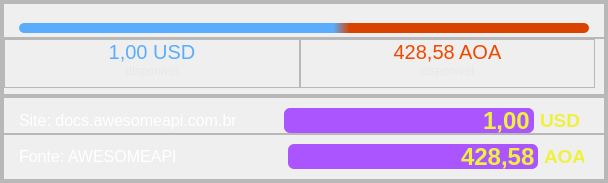
              <widget class="QFrame" name="frame_162">
               <property name="frameShape">
                <enum>QFrame::StyledPanel</enum>
               </property>
               <property name="frameShadow">
                <enum>QFrame::Raised</enum>
               </property>
               <layout class="QVBoxLayout" name="verticalLayout_128">
                <property name="spacing">
                 <number>0</number>
                </property>
                <property name="leftMargin">
                 <number>0</number>
                </property>
                <property name="topMargin">
                 <number>0</number>
                </property>
                <property name="rightMargin">
                 <number>0</number>
                </property>
                <property name="bottomMargin">
                 <number>0</number>
                </property>
                <item>
                 <widget class="QFrame" name="frame_163">
                  <property name="frameShape">
                   <enum>QFrame::StyledPanel</enum>
                  </property>
                  <property name="frameShadow">
                   <enum>QFrame::Raised</enum>
                  </property>
                  <layout class="QVBoxLayout" name="verticalLayout_129">
                   <property name="spacing">
                    <number>0</number>
                   </property>
                   <property name="leftMargin">
                    <number>0</number>
                   </property>
                   <property name="topMargin">
                    <number>0</number>
                   </property>
                   <property name="rightMargin">
                    <number>0</number>
                   </property>
                   <property name="bottomMargin">
                    <number>0</number>
                   </property>
                   <item>
                    <widget class="QFrame" name="frame_164">
                     <property name="frameShape">
                      <enum>QFrame::StyledPanel</enum>
                     </property>
                     <property name="frameShadow">
                      <enum>QFrame::Raised</enum>
                     </property>
                     <layout class="QVBoxLayout" name="verticalLayout_130">
                      <property name="spacing">
                       <number>0</number>
                      </property>
                      <property name="leftMargin">
                       <number>0</number>
                      </property>
                      <property name="topMargin">
                       <number>0</number>
                      </property>
                      <property name="rightMargin">
                       <number>0</number>
                      </property>
                      <property name="bottomMargin">
                       <number>0</number>
                      </property>
                      <item>
                       <widget class="QFrame" name="frame_165">
                        <property name="minimumSize">
                         <size>
                          <width>0</width>
                          <height>35</height>
                         </size>
                        </property>
                        <property name="maximumSize">
                         <size>
                          <width>16777215</width>
                          <height>35</height>
                         </size>
                        </property>
                        <property name="frameShape">
                         <enum>QFrame::StyledPanel</enum>
                        </property>
                        <property name="frameShadow">
                         <enum>QFrame::Raised</enum>
                        </property>
                        <layout class="QVBoxLayout" name="verticalLayout_131">
                         <property name="spacing">
                          <number>0</number>
                         </property>
                         <property name="leftMargin">
                          <number>15</number>
                         </property>
                         <property name="topMargin">
                          <number>15</number>
                         </property>
                         <property name="rightMargin">
                          <number>15</number>
                         </property>
                         <property name="bottomMargin">
                          <number>0</number>
                         </property>
                         <item>
                          <widget class="QProgressBar" name="progressBar_10">
                           <property name="maximumSize">
                            <size>
                             <width>16777215</width>
                             <height>10</height>
                            </size>
                           </property>
                           <property name="styleSheet">
                            <string notr="true">QProgressBar::chunk{
	background-color: qlineargradient(spread:pad, x1:0, y1:1, x2:1, y2:1, stop:0 rgba(90, 172, 252, 255), stop:0.551136 rgba(90, 173, 253, 255), stop:0.579545 rgba(218, 66, 0, 255));
border-radius:5px;}

QProgressBar{
border-radius:5px;
}</string>
                           </property>
                           <property name="value">
                            <number>100</number>
                           </property>
                           <property name="textVisible">
                            <bool>false</bool>
                           </property>
                           <property name="invertedAppearance">
                            <bool>true</bool>
                           </property>
                          </widget>
                         </item>
                        </layout>
                       </widget>
                      </item>
                      <item>
                       <widget class="QFrame" name="frame_166">
                        <property name="frameShape">
                         <enum>QFrame::StyledPanel</enum>
                        </property>
                        <property name="frameShadow">
                         <enum>QFrame::Raised</enum>
                        </property>
                        <layout class="QHBoxLayout" name="horizontalLayout_58">
                         <property name="spacing">
                          <number>0</number>
                         </property>
                         <property name="leftMargin">
                          <number>0</number>
                         </property>
                         <property name="topMargin">
                          <number>0</number>
                         </property>
                         <property name="bottomMargin">
                          <number>6</number>
                         </property>
                         <item>
                          <widget class="QFrame" name="frame_168">
                           <property name="frameShape">
                            <enum>QFrame::StyledPanel</enum>
                           </property>
                           <property name="frameShadow">
                            <enum>QFrame::Raised</enum>
                           </property>
                           <layout class="QVBoxLayout" name="verticalLayout_133">
                            <property name="spacing">
                             <number>0</number>
                            </property>
                            <property name="leftMargin">
                             <number>0</number>
                            </property>
                            <property name="topMargin">
                             <number>0</number>
                            </property>
                            <property name="rightMargin">
                             <number>0</number>
                            </property>
                            <item>
                             <widget class="QLabel" name="label_176">
                              <property name="font">
                               <font>
                                <pointsize>15</pointsize>
                               </font>
                              </property>
                              <property name="styleSheet">
                               <string notr="true">color: rgb(90, 173, 253);</string>
                              </property>
                              <property name="text">
                               <string>1,00 USD</string>
                              </property>
                              <property name="alignment">
                               <set>Qt::AlignCenter</set>
                              </property>
                             </widget>
                            </item>
                            <item>
                             <widget class="QLabel" name="label_177">
                              <property name="styleSheet">
                               <string notr="true">color: rgb(232, 232, 232);</string>
                              </property>
                              <property name="text">
                               <string>disponivel</string>
                              </property>
                              <property name="alignment">
                               <set>Qt::AlignCenter</set>
                              </property>
                             </widget>
                            </item>
                           </layout>
                          </widget>
                         </item>
                         <item>
                          <widget class="QFrame" name="frame_169">
                           <property name="frameShape">
                            <enum>QFrame::StyledPanel</enum>
                           </property>
                           <property name="frameShadow">
                            <enum>QFrame::Raised</enum>
                           </property>
                           <layout class="QVBoxLayout" name="verticalLayout_134">
                            <property name="spacing">
                             <number>0</number>
                            </property>
                            <property name="leftMargin">
                             <number>0</number>
                            </property>
                            <property name="topMargin">
                             <number>0</number>
                            </property>
                            <property name="rightMargin">
                             <number>0</number>
                            </property>
                            <item>
                             <widget class="QLabel" name="label_178">
                              <property name="font">
                               <font>
                                <pointsize>15</pointsize>
                               </font>
                              </property>
                              <property name="styleSheet">
                               <string notr="true">color: rgb(239, 73, 0);</string>
                              </property>
                              <property name="text">
                               <string>428,58 AOA</string>
                              </property>
                              <property name="alignment">
                               <set>Qt::AlignCenter</set>
                              </property>
                             </widget>
                            </item>
                            <item>
                             <widget class="QLabel" name="label_179">
                              <property name="styleSheet">
                               <string notr="true">color: rgb(232, 232, 232);</string>
                              </property>
                              <property name="text">
                               <string>disponivel</string>
                              </property>
                              <property name="alignment">
                               <set>Qt::AlignCenter</set>
                              </property>
                             </widget>
                            </item>
                           </layout>
                          </widget>
                         </item>
                        </layout>
                       </widget>
                      </item>
                     </layout>
                    </widget>
                   </item>
                   <item>
                    <widget class="QFrame" name="frame_170">
                     <property name="frameShape">
                      <enum>QFrame::StyledPanel</enum>
                     </property>
                     <property name="frameShadow">
                      <enum>QFrame::Raised</enum>
                     </property>
                     <layout class="QVBoxLayout" name="verticalLayout_135">
                      <property name="spacing">
                       <number>0</number>
                      </property>
                      <property name="leftMargin">
                       <number>0</number>
                      </property>
                      <property name="topMargin">
                       <number>0</number>
                      </property>
                      <property name="rightMargin">
                       <number>0</number>
                      </property>
                      <property name="bottomMargin">
                       <number>0</number>
                      </property>
                      <item>
                       <widget class="QFrame" name="frame_171">
                        <property name="frameShape">
                         <enum>QFrame::StyledPanel</enum>
                        </property>
                        <property name="frameShadow">
                         <enum>QFrame::Raised</enum>
                        </property>
                        <layout class="QHBoxLayout" name="horizontalLayout_59">
                         <property name="leftMargin">
                          <number>15</number>
                         </property>
                         <property name="topMargin">
                          <number>10</number>
                         </property>
                         <property name="rightMargin">
                          <number>24</number>
                         </property>
                         <property name="bottomMargin">
                          <number>0</number>
                         </property>
                         <item>
                          <widget class="QLabel" name="site_11">
                           <property name="font">
                            <font>
                             <pointsize>12</pointsize>
                            </font>
                           </property>
                           <property name="styleSheet">
                            <string notr="true">color: rgb(255, 255, 255);</string>
                           </property>
                           <property name="text">
                            <string>Site: docs.awesomeapi.com.br</string>
                           </property>
                           <property name="alignment">
                            <set>Qt::AlignLeading|Qt::AlignLeft|Qt::AlignVCenter</set>
                           </property>
                          </widget>
                         </item>
                         <item>
                          <spacer name="horizontalSpacer_26">
                           <property name="orientation">
                            <enum>Qt::Horizontal</enum>
                           </property>
                           <property name="sizeHint" stdset="0">
                            <size>
                             <width>40</width>
                             <height>20</height>
                            </size>
                           </property>
                          </spacer>
                         </item>
                         <item>
                          <widget class="QLineEdit" name="DNA_LEdit">
                           <property name="minimumSize">
                            <size>
                             <width>250</width>
                             <height>25</height>
                            </size>
                           </property>
                           <property name="maximumSize">
                            <size>
                             <width>250</width>
                             <height>25</height>
                            </size>
                           </property>
                           <property name="font">
                            <font>
                             <pointsize>18</pointsize>
                             <bold>true</bold>
                            </font>
                           </property>
                           <property name="styleSheet">
                            <string notr="true">QLineEdit{
	color: rgb(240, 240, 63);
	background-color: rgb(170, 85, 255);
	border-radius: 6px;
}
QLineEdit:hover{
border: 2px solid rgb(153, 76, 229);
}

QLineEdit:focus{
border: 2px solid rgb(90, 173, 253)
}</string>
                           </property>
                           <property name="text">
                            <string>1,00</string>
                           </property>
                           <property name="alignment">
                            <set>Qt::AlignRight|Qt::AlignTrailing|Qt::AlignVCenter</set>
                           </property>
                          </widget>
                         </item>
                         <item>
                          <widget class="QLabel" name="label_181">
                           <property name="minimumSize">
                            <size>
                             <width>40</width>
                             <height>20</height>
                            </size>
                           </property>
                           <property name="maximumSize">
                            <size>
                             <width>40</width>
                             <height>20</height>
                            </size>
                           </property>
                           <property name="font">
                            <font>
                             <pointsize>14</pointsize>
                             <bold>true</bold>
                            </font>
                           </property>
                           <property name="styleSheet">
                            <string notr="true">color: rgb(240, 240, 63);</string>
                           </property>
                           <property name="text">
                            <string>USD</string>
                           </property>
                           <property name="alignment">
                            <set>Qt::AlignLeading|Qt::AlignLeft|Qt::AlignVCenter</set>
                           </property>
                          </widget>
                         </item>
                        </layout>
                       </widget>
                      </item>
                      <item>
                       <widget class="QFrame" name="frame_172">
                        <property name="frameShape">
                         <enum>QFrame::StyledPanel</enum>
                        </property>
                        <property name="frameShadow">
                         <enum>QFrame::Raised</enum>
                        </property>
                        <layout class="QHBoxLayout" name="horizontalLayout_60">
                         <property name="leftMargin">
                          <number>15</number>
                         </property>
                         <property name="rightMargin">
                          <number>20</number>
                         </property>
                         <property name="bottomMargin">
                          <number>10</number>
                         </property>
                         <item>
                          <widget class="QLabel" name="font_9">
                           <property name="font">
                            <font>
                             <pointsize>12</pointsize>
                            </font>
                           </property>
                           <property name="styleSheet">
                            <string notr="true">color: rgb(255, 255, 255);</string>
                           </property>
                           <property name="text">
                            <string>Fonte: AWESOMEAPI</string>
                           </property>
                           <property name="alignment">
                            <set>Qt::AlignLeading|Qt::AlignLeft|Qt::AlignVCenter</set>
                           </property>
                          </widget>
                         </item>
                         <item>
                          <spacer name="horizontalSpacer_27">
                           <property name="orientation">
                            <enum>Qt::Horizontal</enum>
                           </property>
                           <property name="sizeHint" stdset="0">
                            <size>
                             <width>100</width>
                             <height>20</height>
                            </size>
                           </property>
                          </spacer>
                         </item>
                         <item>
                          <widget class="QLineEdit" name="DNA_aoa_LEdit">
                           <property name="minimumSize">
                            <size>
                             <width>250</width>
                             <height>25</height>
                            </size>
                           </property>
                           <property name="maximumSize">
                            <size>
                             <width>250</width>
                             <height>25</height>
                            </size>
                           </property>
                           <property name="font">
                            <font>
                             <pointsize>18</pointsize>
                             <bold>true</bold>
                            </font>
                           </property>
                           <property name="styleSheet">
                            <string notr="true">QLineEdit{
	color: rgb(240, 240, 63);
	background-color: rgb(170, 85, 255);
	border-radius: 6px;
}
QLineEdit:hover{
border: 2px solid  rgb(153, 76, 229);
}

QLineEdit:focus{
border: 2px solid rgb(90, 173, 253);
}</string>
                           </property>
                           <property name="text">
                            <string>428,58</string>
                           </property>
                           <property name="alignment">
                            <set>Qt::AlignRight|Qt::AlignTrailing|Qt::AlignVCenter</set>
                           </property>
                          </widget>
                         </item>
                         <item>
                          <widget class="QLabel" name="label_183">
                           <property name="minimumSize">
                            <size>
                             <width>40</width>
                             <height>20</height>
                            </size>
                           </property>
                           <property name="maximumSize">
                            <size>
                             <width>40</width>
                             <height>20</height>
                            </size>
                           </property>
                           <property name="font">
                            <font>
                             <pointsize>14</pointsize>
                             <bold>true</bold>
                            </font>
                           </property>
                           <property name="styleSheet">
                            <string notr="true">color: rgb(240, 240, 63);</string>
                           </property>
                           <property name="text">
                            <string>AOA</string>
                           </property>
                           <property name="alignment">
                            <set>Qt::AlignLeading|Qt::AlignLeft|Qt::AlignVCenter</set>
                           </property>
                          </widget>
                         </item>
                        </layout>
                       </widget>
                      </item>
                     </layout>
                    </widget>
                   </item>
                  </layout>
                 </widget>
                </item>
               </layout>
              </widget>
